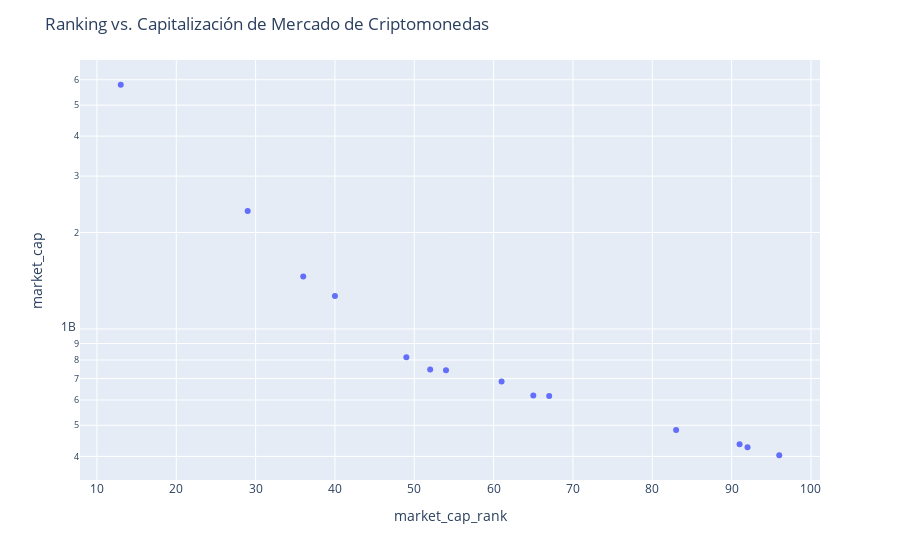

Notebook cell for this chart:
### Code cell
import plotly.express as px

fig = px.scatter(df, x="market_cap_rank", y="market_cap", hover_name="name", log_y=True)
fig.update_layout(title="Ranking vs. Capitalización de Mercado de Criptomonedas")
fig.show()

### Figure 1 — Plotly figure (JSON) as saved in the notebook; plotly's stock layout.template omitted (floating-point values rounded to 4 significant figures)
{"data": [{"hovertemplate": "<b>%{hovertext}</b><br><br>market_cap_rank=%{x}<br>market_cap=%{y}<extra></extra>", "hovertext": ["Polygon", "Ethereum Classic", "Quant", "VeChain", "Algorand", "Synthetix Network", "Stacks", "Theta Network", "Fantom", "Decentraland", "Chiliz", "Tokenize Xchange", "THORChain", "Huobi"], "legendgroup": "", "marker": {"color": "#636efa", "symbol": "circle"}, "mode": "markers", "name": "", "orientation": "v", "showlegend": false, "type": "scatter", "x": [13, 29, 36, 40, 49, 52, 54, 61, 65, 67, 83, 91, 92, 96], "xaxis": "x", "y": [5787635047, 2332880250, 1457667313, 1267150694, 815483346, 747150072, 743200293, 685669507, 619957447, 617894723, 483741108, 436387061, 426918729, 403253041], "yaxis": "y"}], "layout": {"legend": {"tracegroupgap": 0}, "margin": {"t": 60}, "title": {"text": "Ranking vs. Capitalización de Mercado de Criptomonedas"}, "xaxis": {"anchor": "y", "domain": [0, 1], "title": {"text": "market_cap_rank"}}, "yaxis": {"anchor": "x", "domain": [0, 1], "title": {"text": "market_cap"}, "type": "log"}}}
